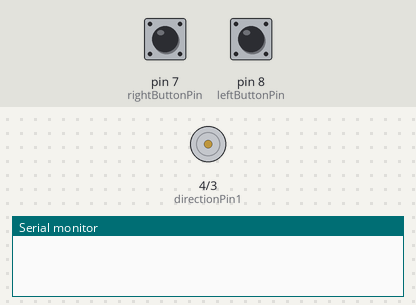
The sketch below on a simulated Arduino Uno, built with avr-gcc and run on an emulated ATmega328P. Parts: motor-driver pin pairs drawn as motors (green arrow = first pin HIGH = forward, orange = second pin HIGH = backward, longer = more drive, scaled by the enable pin), the last lines printed to the serial monitor. Inputs (shaded band) come from the test bench; at power-on: pin 7 (rightButtonPin) HIGH, pin 8 (leftButtonPin) HIGH.

Above: at 1.2 s.
1.3 s: pin 7 (rightButtonPin) pulled LOW for 0.15 s
At 2.0 s:
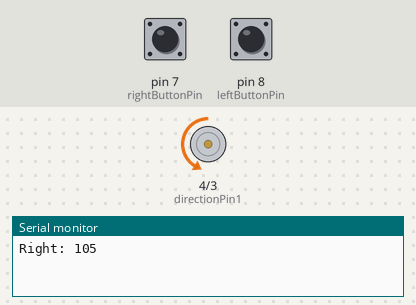
2.9 s: pin 8 (leftButtonPin) pulled LOW for 0.15 s
At 4.2 s:
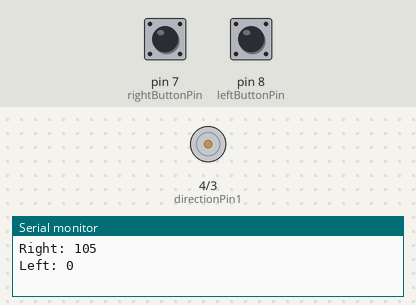
4.5 s: pin 8 (leftButtonPin) pulled LOW for 1 s
At 6.7 s:
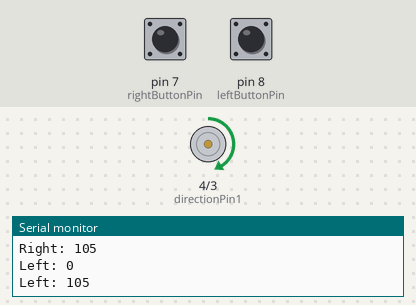
7.0 s: pin 7 (rightButtonPin) pulled LOW for 1 s
At 8.9 s:
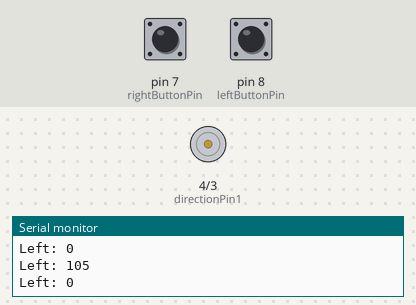
9.5 s: pin 7 (rightButtonPin) pulled LOW for 3.2 s
At 13.8 s:
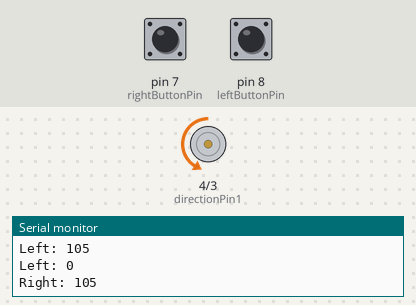
14.2 s: pin 7 (rightButtonPin) pulsed LOW 5 times (0.12 s each, 0.3 s apart)
At 16.6 s:
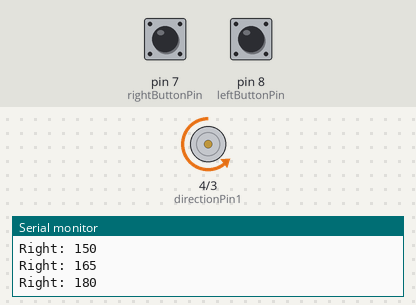
Timing chart, 0 to 18.1 s (numbered marks = the images above; inputs shaded):
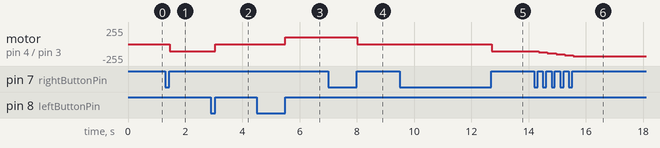

Measured:
- after the input at 1.3 s, motor on pin 4 (directionPin1) / pin 3 (directionPin2): stopped → backward 105/255 after 0.15 s
- after the input at 2.9 s, motor on pin 4 (directionPin1) / pin 3 (directionPin2): backward 105/255 → stopped after 0.15 s
- after the input at 4.5 s, motor on pin 4 (directionPin1) / pin 3 (directionPin2): stopped → forward 105/255 after 1.0 s
- after the input at 7.0 s, motor on pin 4 (directionPin1) / pin 3 (directionPin2): forward 105/255 → stopped after 1.0 s
- after the input at 9.5 s, motor on pin 4 (directionPin1) / pin 3 (directionPin2): stopped → backward 105/255 after 3.2 s
- after the input at 14.2 s, motor on pin 4 (directionPin1) / pin 3 (directionPin2): moves from backward 105/255 to backward 180/255 over 1.2 s, starting after 0.16 s

The sketch:

controlling_dc_motor_speed_and_direction_with_pushbuttons_II.ino
```cpp
const int MAX_SPEED = 255, MIN_SPEED = 105, SPEED_INCREMENT = 15;

int speedPin = 5, directionPin1 = 4, directionPin2 = 3, motorSpeed = 0;
int leftButtonPin = 8, leftPreviousButtonValue = 1;
int rightButtonPin = 7, rightPreviousButtonValue = 1;

struct PinModel {
  int pin;
  int mode;

  PinModel(int pin_, int mode_) {
    pin = pin_;
    mode = mode_;
  };
};

PinModel pinsArray[] = {
  PinModel(speedPin, OUTPUT),
  PinModel(directionPin1, OUTPUT),
  PinModel(directionPin2, OUTPUT),
  PinModel(leftButtonPin, INPUT_PULLUP),
  PinModel(rightButtonPin, INPUT_PULLUP)
};

void setup() {
  Serial.begin(9600);
  for (int i = 0; i < sizeof(pinsArray) / sizeof(PinModel); i++) {
    pinMode(pinsArray[i].pin, pinsArray[i].mode);
  }
}

void loop() {
  handleRightButton();
  handleLeftButton();
  delay(50);
}

void handleRightButton() {
  int rightButtonValue = digitalRead(rightButtonPin);

  if (rightButtonValue != rightPreviousButtonValue && rightButtonValue == HIGH) {
    motorSpeed = calculateMotorSpeed(MIN_SPEED, MAX_SPEED, motorSpeed, true, &calculateSpeed);
    handleMotor(motorSpeed);
    printInfo(motorSpeed);
  }

  rightPreviousButtonValue = rightButtonValue;
}

void handleLeftButton() {
  int leftButtonValue = digitalRead(leftButtonPin);

  if (leftButtonValue != leftPreviousButtonValue && leftButtonValue == HIGH) {
    motorSpeed = calculateMotorSpeed(-MIN_SPEED, -MAX_SPEED, motorSpeed, false, &calculateSpeed);
    handleMotor(motorSpeed);
    printInfo(motorSpeed);
  }

  leftPreviousButtonValue = leftButtonValue;
}

void printInfo(int motorSpeed) {
  Serial.print(motorSpeed > 0 ? "Right: " : "Left: ");
  Serial.println(abs(motorSpeed));
}

void handleMotor(int motorSpeed) {
  digitalWrite(directionPin1, motorSpeed > 0 ? LOW : HIGH);
  digitalWrite(directionPin2, motorSpeed > 0 ? HIGH : LOW);
  analogWrite(speedPin, abs(motorSpeed));
}

int calculateSpeed(int motorSpeed, bool isClockwise) {
  return isClockwise ? motorSpeed += SPEED_INCREMENT : motorSpeed -= SPEED_INCREMENT;
}

int calculateMotorSpeed(int minSpeed, int maxSpeed, int currentSpeed, bool isClockwise, int (*callback)(int, bool)) {
  if (abs(currentSpeed) > 0 && abs(currentSpeed) <= abs(maxSpeed)) {
    int newSpeed = callback(currentSpeed, isClockwise);
    if (abs(newSpeed) < abs(minSpeed)) {
      return newSpeed = 0;
    } else if (abs(newSpeed) >= abs(maxSpeed)) {
      return maxSpeed;
    } else {
      return newSpeed;
    }
  } else if (currentSpeed == 0) {
    return minSpeed;
  }
}
```
